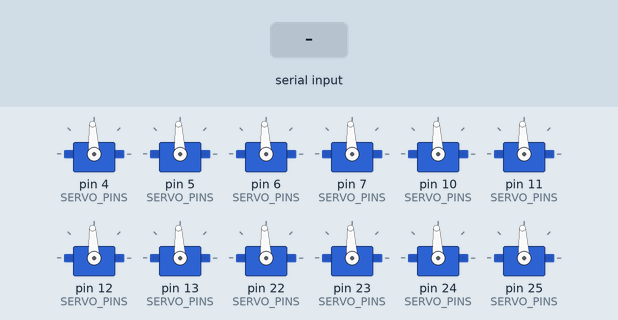
This sketch was run on a simulated Arduino Mega 2560, built with avr-gcc and run on an emulated ATmega2560. Shown: 12 × servo. The test bench sets the inputs (shaded band). What the sketch prints to the serial monitor is not drawn.

Above: at 4.7 s.
4.8 s: "k\n" received over Serial
At 6.5 s:
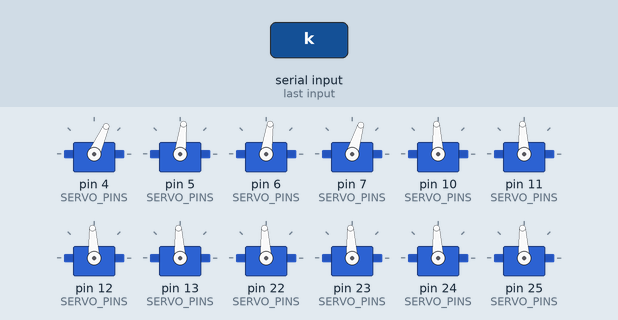
7.8 s: "s\n" received over Serial
At 8.2 s:
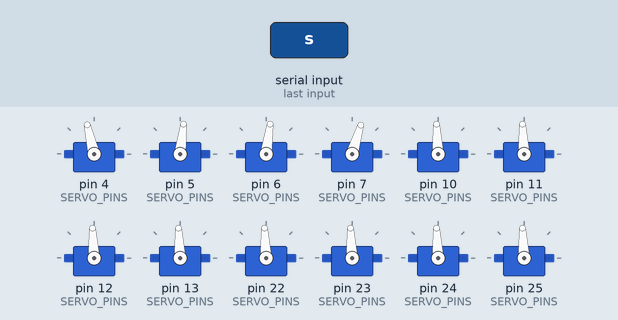
9.3 s: "l\n" received over Serial
At 11.9 s:
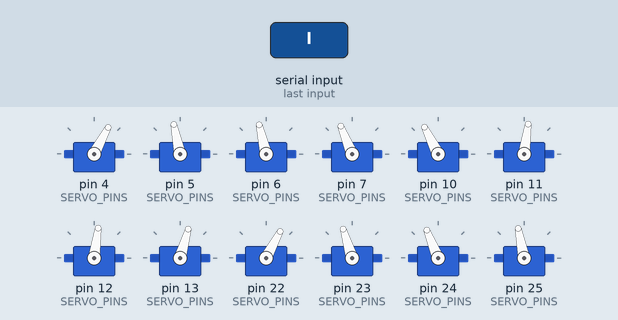
12.2 s: "k\n" received over Serial
At 13.4 s:
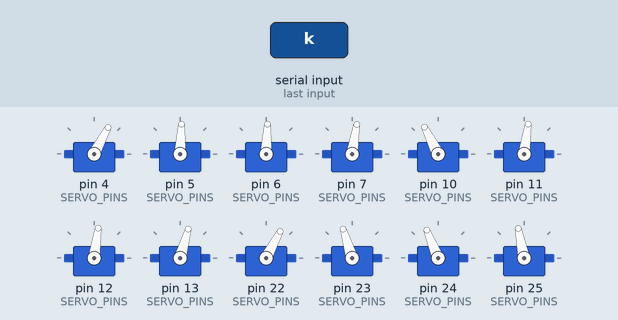
15.2 s: "q\n" received over Serial
At 16.2 s:
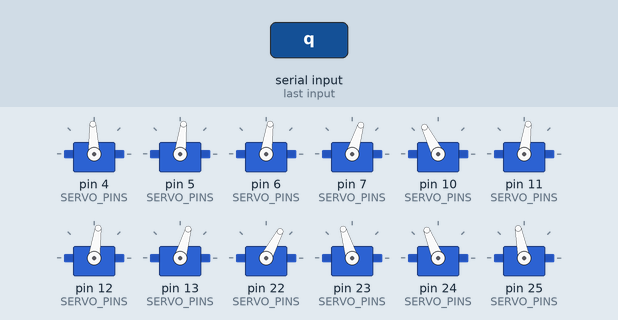
Timing chart, 0 to 17.7 s (numbered marks = the images above; inputs shaded):
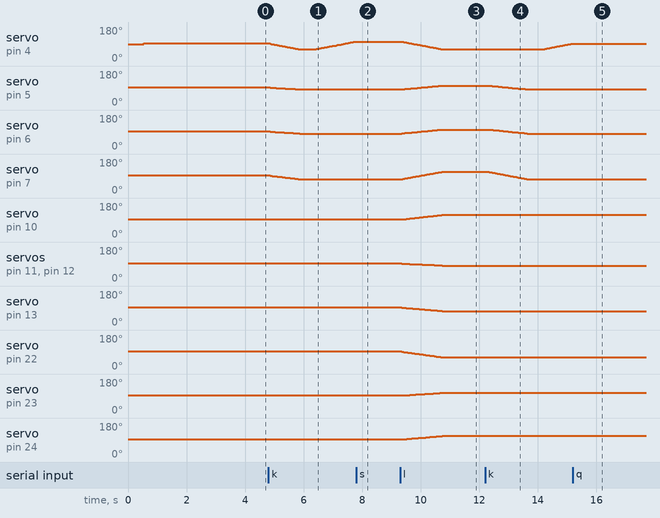

The sketch:

climb4_wall.ino
```cpp
// ============================================================
// 8fly 四机械臂 · 爬墙程序 (climb4_wall.ino) —— 脱机独立版
// ------------------------------------------------------------
// 基于 fan.ino 的串口交互风格重写, 功能与上位机脚本
// climb4_wall_test.py 完全一致: 不再需要树莓派,
// 打开串口监视器 (115200) 发送单键命令即可:
//   l  初始化: 四臂同时到 G1 (低位贴墙), 臂端风扇启动到 1300us 吸附
//   k  开始爬墙循环 (左上->右上->左下->右下->四臂同时向下)
//   s  急停: 停止当前动作/循环, 全部风扇渐弱关闭
//   q  同 s (脚本版是退出, 单片机上等价于急停回到待命)
//   h  帮助
//
// 机械臂引脚 (观察者面对机头方向, 根部->末端 4 个关节):
//   臂1 = 左上: 引脚 4, 5, 6, 7    臂端涵道风扇 = 引脚 8
//   臂2 = 右上: 引脚 10, 11, 12, 13 臂端涵道风扇 = 引脚 9
//   臂3 = 左下: 引脚 22, 23, 24, 25 臂端涵道风扇 = 引脚 26
//   臂4 = 右下: 引脚 28, 29, 30, 31 臂端涵道风扇 = 引脚 27
//
// 步态四组关节角 (度, 根部 -> 末端):
//   G1 = {-30,  10,  10, -20}   低位贴墙 (循环终点"向下"的位置, INIT)
//   G2 = {-30, -10, -10,  20}   低位离墙
//   G3 = { 30, -10, -10,  20}   高位离墙 (抬升)
//   G4 = { 30,  10,  10, -20}   高位贴墙
//
// 臂端涵道风扇联动 (与 climb4_wall_test.py 相同):
//   贴墙到位后 -> 直跳 1200us 启动再补到 1300us 吸附
//   离墙之前   -> 渐弱至 1000us 关闭
//   !!! 升油门不能慢爬: 电调低速蠕动会触发失速保护锁死,
//       必须先直跳到 1200 让电机转起来, 再补到目标 !!!
//
// 循环逻辑 (每轮):
//   Step 1: 左上(臂1) 风扇关 -> 离墙(G2) -> 抬升(G3) -> 贴墙(G4) -> 风扇吸附
//   Step 2: 右上(臂2) 同上
//   Step 3: 左下(臂3) 同上
//   Step 4: 右下(臂4) 同上
//   Step 5: 四个臂同时向下 (G4 -> G1), 风扇保持吸附
//
// 适用板卡: Arduino Mega 2560
// ============================================================

#include <Servo.h>

// ============================================================
// 机械臂数量与编号 (数组下标 1-based, 下标 0 闲置)
// ============================================================
#define ARM_COUNT 4

// 当前实时 PWM 值
float SERVO_PWM[ARM_COUNT + 1][4] = {
  {1500, 1500, 1500, 1500},   // 下标0 闲置
  {1500, 1500, 1500, 1500},   // Arm1 左上
  {1500, 1500, 1500, 1500},   // Arm2 右上
  {1500, 1500, 1500, 1500},   // Arm3 左下
  {1500, 1500, 1500, 1500},   // Arm4 右下
};

// ============================================================
// 舵机校准数据 (三点标定法) —— 与 arm_config.h 保持一致
// !!! 臂3(左下)/臂4(右下) 的标定值目前是占位值 (复制自臂1/臂2),
//     装车后必须重新做三点标定 !!!
// ============================================================
const float SERVO_CALIB_ZERO[ARM_COUNT + 1][4] = {
  {1500, 1500, 1500, 1500},
  {1500, 1500, 1500, 1500},   // Arm1 左上
  {1450, 1500, 1500, 1500},   // Arm2 右上
  {1500, 1550, 1600, 1400},   // Arm3 左下 (占位=Arm1, 待标定)
  {1450, 1550, 1500, 1500},   // Arm4 右下 (占位=Arm2, 待标定)
};
const float SERVO_CALIB_PLUS90[ARM_COUNT + 1][4] = {
  {1500, 1500, 1500, 1500},
  {2450, 2400, 2450,  600},   // Arm1 左上
  { 550,  550,  550, 2350},   // Arm2 右上
  {2450, 2400, 2450,  550},   // Arm3 左下 (占位=Arm1, 待标定)
  { 550,  650,  550, 2400},   // Arm4 右下 (占位=Arm2, 待标定)
};

// 角度限位 (运动学角度, 单位: 度), 四臂一致
const float SERVO_ANGLE_MIN[4] = { -60, -30, -30, -75 };
const float SERVO_ANGLE_MAX[4] = {  60,  75,  75,  75 };

// 引脚绑定
const uint8_t SERVO_PINS[ARM_COUNT + 1][4] = {
  { 0,  0,  0,  0},
  { 4,  5,  6,  7},           // Arm1 左上
  {10, 11, 12, 13},           // Arm2 右上
  {22, 23, 24, 25},           // Arm3 左下
  {28, 29, 30, 31},           // Arm4 右下
};

Servo servos[ARM_COUNT + 1][4];   // [臂号1~4][关节0~3]

// 平滑移动速度 (与固件 arm_main.ino 一致)
#define SPEED_US_PER_SEC 300
#define UPDATE_PERIOD_MS 10

// ============================================================
// 臂端涵道风扇 (ESC): 臂1=引脚8 臂2=引脚9 臂3=引脚26 臂4=引脚27
// ============================================================
const uint8_t FAN_ESC_PIN[ARM_COUNT + 1] = { 0, 8, 9, 26, 40 };
const int FAN_THROTTLE_MIN  = 1000;   // 关闭
const int FAN_THROTTLE_MAX  = 2000;
const int TIP_FAN_ATTACH    = 1100;   // 贴墙吸附目标油门 (us)
const int TIP_FAN_START     = 1020;   // 电调启动油门 (直跳, 低于此值可能锁死)
const unsigned long TIP_FAN_START_HOLD_MS = 300;   // 启动油门保持时间
const int TIP_FAN_STEP      = 50;     // 降油门渐变每步 -50us
const unsigned long TIP_FAN_INTERVAL_MS = 100;     // 降油门每步间隔

Servo fanEsc[ARM_COUNT + 1];                       // 下标 1~4 = 臂1~臂4
int   fanCur[ARM_COUNT + 1] = {0, 1000, 1000, 1000, 1000};   // 各臂风扇当前油门

// ============================================================
// 步态关节角 (度, 根部 -> 末端, 4 个角全部下发)
// ============================================================
const float G1_DOWN_ATTACH[4] = {-30.0,  10.0,  10.0, -20.0};   // 低位贴墙 (INIT)
const float G2_DOWN_DETACH[4] = {-30.0, -10.0, -10.0,  20.0};   // 低位离墙
const float G3_UP_DETACH[4]   = { 30.0, -10.0, -10.0,  20.0};   // 高位离墙 (抬升)
const float G4_UP_ATTACH[4]   = { 30.0,  10.0,  10.0, -20.0};   // 高位贴墙

// 四臂定义: (协议臂号, 中文名) —— 循环动作顺序
const char* ARM_NAME[ARM_COUNT + 1] = {"", "左上", "右上", "左下", "右下"};

// ============================================================
// 时序参数 (与 climb4_wall_test.py 一致)
// ============================================================
const unsigned long MOVE_SETTLE_MS  = 500;    // 每段移动到位后的稳定等待
const unsigned long STEP_SETTLE_MS  = 1000;   // 每个臂完成动作后的等待
const unsigned long CYCLE_SETTLE_MS = 1000;   // 每轮循环结束后的等待
const int  MAX_CYCLES = 0;                    // 循环次数, 0 = 无限 (直到按 s/q)

// ============================================================
// 控制标志
// ============================================================
volatile bool stopFlag = false;   // s/q 急停: 中断当前动作/循环
bool loopActive = false;          // 爬墙循环进行中

// ============================================================
// 角度 -> PWM (三点标定, 方向蕴含在 plus90-zero 符号中)
// ============================================================
float Angle_to_PWM(float angle, short arm, short joint) {
    float clamped = constrain(angle, SERVO_ANGLE_MIN[joint], SERVO_ANGLE_MAX[joint]);
    if (clamped != angle) {
        Serial.print(F("⚠ 臂")); Serial.print(arm);
        Serial.print(F(" 关节")); Serial.print(joint + 1);
        Serial.print(F(" 角度 ")); Serial.print(angle);
        Serial.print(F(" 超限, 已钳位到 ")); Serial.println(clamped);
    }
    return clamped * (SERVO_CALIB_PLUS90[arm][joint] - SERVO_CALIB_ZERO[arm][joint])
           / 90.0 + SERVO_CALIB_ZERO[arm][joint];
}

// ============================================================
// 串口急停检查: 在阻塞动作中调用, 收到 s/q 置 stopFlag
// ============================================================
void pollStopKey() {
    while (Serial.available()) {
        char c = tolower(Serial.read());
        if (c == 's' || c == 'q') {
            Serial.print(F("\n>>> 收到急停指令 '"));
            Serial.print(c); Serial.println(F("'"));
            stopFlag = true;
        }
        // 动作期间忽略其它键 (l/k 需等当前动作结束后再按)
    }
}

// 可被打断的延时, 被打断返回 false
bool delayInterruptible(unsigned long ms) {
    unsigned long t0 = millis();
    while (millis() - t0 < ms) {
        pollStopKey();
        if (stopFlag) return false;
        delay(10);
    }
    return true;
}

// ============================================================
// 平滑移动 (阻塞, 可被 s/q 打断)
// 同步插补: 所有参与的关节按同一时间进度走, 同时开始同时到达;
// 整体速度由路程最长的关节决定 (不超过 SPEED_US_PER_SEC)
// armMask: 位掩码, bit0=臂1 ... bit3=臂4 (如 0b1111 = 四臂同时)
// 返回 true = 到位; false = 被急停打断
// ============================================================
bool smoothMove(const float angles[4], uint8_t armMask) {
    float startPwm[ARM_COUNT + 1][4];
    float targetPwm[ARM_COUNT + 1][4];
    float maxDist = 0;

    for (short a = 1; a <= ARM_COUNT; a++) {
        if (!(armMask & (1 << (a - 1)))) continue;
        for (short j = 0; j < 4; j++) {
            startPwm[a][j]  = SERVO_PWM[a][j];
            targetPwm[a][j] = Angle_to_PWM(angles[j], a, j);
            float d = fabs(targetPwm[a][j] - startPwm[a][j]);
            if (d > maxDist) maxDist = d;
        }
    }

    unsigned long duration = (unsigned long)(maxDist / SPEED_US_PER_SEC * 1000.0f);
    unsigned long t0 = millis();
    unsigned long lastUpdate = 0;

    while (true) {
        pollStopKey();
        if (stopFlag) return false;

        unsigned long now = millis();
        float t = (duration == 0) ? 1.0f : (float)(now - t0) / duration;
        if (t >= 1.0f) t = 1.0f;

        if (now - lastUpdate >= UPDATE_PERIOD_MS || t >= 1.0f) {
            lastUpdate = now;
            for (short a = 1; a <= ARM_COUNT; a++) {
                if (!(armMask & (1 << (a - 1)))) continue;
                for (short j = 0; j < 4; j++) {
                    SERVO_PWM[a][j] = startPwm[a][j] + (targetPwm[a][j] - startPwm[a][j]) * t;
                    servos[a][j].writeMicroseconds(SERVO_PWM[a][j]);
                }
            }
        }
        if (t >= 1.0f) break;
    }
    return true;
}

bool moveOneArm(short arm, const float angles[4]) {
    return smoothMove(angles, 1 << (arm - 1));
}

bool moveAllArms(const float angles[4]) {
    return smoothMove(angles, 0b1111);
}

// ============================================================
// 臂端涵道风扇渐变 (阻塞, 可被打断)
// 升油门: 先直跳 TIP_FAN_START 让电机转起来, 再补到 target
//         (慢爬会触发电调失速保护锁死: 渐变不转/直跳能转)
// 降油门: 渐变至 target (电机已在转, 无失速问题, 缓慢降更平顺)
// ============================================================
bool tipFanRamp(short arm, int target) {
    target = constrain(target, FAN_THROTTLE_MIN, FAN_THROTTLE_MAX);
    int cur = fanCur[arm];
    if (cur == target) return true;

    if (target > cur) {
        // ---- 升油门: 直跳启动油门 -> 补到目标 ----
        if (cur < TIP_FAN_START) {
            Serial.print(F("  [臂端风扇] 臂")); Serial.print(arm);
            Serial.print(F(" ")); Serial.print(cur);
            Serial.print(F(" -> ")); Serial.print(TIP_FAN_START);
            Serial.println(F("us (直跳启动)"));
            fanEsc[arm].writeMicroseconds(TIP_FAN_START);
            fanCur[arm] = TIP_FAN_START;
            if (!delayInterruptible(TIP_FAN_START_HOLD_MS)) return false;
        }
        if (target != TIP_FAN_START) {
            Serial.print(F("  [臂端风扇] 臂")); Serial.print(arm);
            Serial.print(F(" ")); Serial.print(fanCur[arm]);
            Serial.print(F(" -> ")); Serial.print(target);
            Serial.println(F("us"));
            fanEsc[arm].writeMicroseconds(target);
            fanCur[arm] = target;
        }
        return true;
    }

    // ---- 降油门: 渐变至 target ----
    Serial.print(F("  [臂端风扇] 臂")); Serial.print(arm);
    Serial.print(F(" ")); Serial.print(cur);
    Serial.print(F(" -> ")); Serial.print(target);
    Serial.print(F("us (每 ")); Serial.print(TIP_FAN_INTERVAL_MS);
    Serial.print(F("ms -")); Serial.print(TIP_FAN_STEP);
    Serial.println(F("us)"));
    int t = cur;
    while (t != target) {
        pollStopKey();
        if (stopFlag) return false;
        t -= TIP_FAN_STEP;
        if (t < target) t = target;
        fanEsc[arm].writeMicroseconds(t);
        fanCur[arm] = t;
        if (t != target && !delayInterruptible(TIP_FAN_INTERVAL_MS)) return false;
    }
    return true;
}

// ============================================================
// 急停: 立即停止所有动作, 全部臂端风扇渐弱关闭
// ============================================================
void emergencyStop() {
    Serial.println(F("\n!!! 急停: 停止动作, 关闭全部臂端风扇 !!!"));
    for (short a = 1; a <= ARM_COUNT; a++) {
        // 快速渐弱关闭 (每 5ms -20us, 与固件 fanOff 一致)
        while (fanCur[a] > FAN_THROTTLE_MIN) {
            int t = fanCur[a] - 20;
            if (t < FAN_THROTTLE_MIN) t = FAN_THROTTLE_MIN;
            fanEsc[a].writeMicroseconds(t);
            fanCur[a] = t;
            delay(5);
        }
    }
    Serial.println(F("已停止。输入 'l' 重新初始化, 'k' 重新开始爬墙。"));
}

// ============================================================
// [L 指令] 初始化: 四臂同时到 G1 (低位贴墙), 风扇启动到 1300us 吸附
// ============================================================
void doInit() {
    Serial.println(F("\n=== 执行初始化 (L) ==="));
    Serial.println(F("同时移动 臂1(左上)/臂2(右上)/臂3(左下)/臂4(右下) 至 G1 {-30, 10, 10, -20}"));

    if (moveAllArms(G1_DOWN_ATTACH)) {
        Serial.print(F("✓ 初始化位置到达成功, 臂端风扇启动至 "));
        Serial.print(TIP_FAN_ATTACH);
        Serial.println(F("us 吸附 ..."));
        for (short a = 1; a <= ARM_COUNT; a++) {
            if (!tipFanRamp(a, TIP_FAN_ATTACH)) break;
        }
    } else {
        Serial.println(F("✕ 初始化移动被中断"));
    }
}

// ============================================================
// 单臂爬墙步骤: 风扇渐弱关 -> 离墙(G2) -> 抬升(G3) -> 贴墙(G4) -> 风扇吸附
// 其余三个臂保持不动作为支撑
// ============================================================
bool stepArmLift(short arm) {
    // 0. 离墙前解除吸附: 臂端风扇渐弱至 1000us (关闭)
    if (!tipFanRamp(arm, FAN_THROTTLE_MIN)) return false;

    // 1. 离墙: 低位贴墙(G1) -> 低位离墙(G2)
    Serial.print(F("  [离墙] 臂")); Serial.print(arm);
    Serial.print(F("(")); Serial.print(ARM_NAME[arm]);
    Serial.println(F(") 移动至 G2 {-30, -10, -10, 20}..."));
    if (!moveOneArm(arm, G2_DOWN_DETACH)) return false;
    if (!delayInterruptible(MOVE_SETTLE_MS)) return false;

    // 2. 抬升: 低位离墙(G2) -> 高位离墙(G3)
    Serial.print(F("  [抬升] 臂")); Serial.print(arm);
    Serial.print(F("(")); Serial.print(ARM_NAME[arm]);
    Serial.println(F(") 移动至 G3 {30, -10, -10, 20}..."));
    if (!moveOneArm(arm, G3_UP_DETACH)) return false;
    if (!delayInterruptible(MOVE_SETTLE_MS)) return false;

    // 3. 贴墙: 高位离墙(G3) -> 高位贴墙(G4)
    Serial.print(F("  [贴墙] 臂")); Serial.print(arm);
    Serial.print(F("(")); Serial.print(ARM_NAME[arm]);
    Serial.println(F(") 移动至 G4 {30, 10, 10, -20}..."));
    if (!moveOneArm(arm, G4_UP_ATTACH)) return false;
    if (!delayInterruptible(MOVE_SETTLE_MS)) return false;

    // 4. 贴墙完成: 臂端风扇直跳启动至 1300us 吸附
    if (!tipFanRamp(arm, TIP_FAN_ATTACH)) return false;

    Serial.print(F("  臂")); Serial.print(arm);
    Serial.print(F("(")); Serial.print(ARM_NAME[arm]);
    Serial.print(F(") 完成，等待 ")); Serial.print(STEP_SETTLE_MS / 1000.0);
    Serial.println(F("s ..."));
    return delayInterruptible(STEP_SETTLE_MS);
}

// ============================================================
// [K 指令] 爬墙循环: Step 1~4 依次抬四个臂 -> Step 5 四臂同时向下
// ============================================================
void runLoop() {
    loopActive = true;
    int cycle = 0;

    while (!stopFlag) {
        cycle++;
        Serial.print(F("\n================ [爬墙循环第 "));
        Serial.print(cycle);
        Serial.println(F(" 次] ================"));

        // ---- Step 1~4: 左上 -> 右上 -> 左下 -> 右下 依次 离墙/抬升/贴墙 ----
        for (short step = 1; step <= ARM_COUNT; step++) {
            Serial.print(F("\n--> Step ")); Serial.print(step);
            Serial.print(F(": 臂")); Serial.print(step);
            Serial.print(F("(")); Serial.print(ARM_NAME[step]);
            Serial.println(F(") 离墙 -> 抬升 -> 贴墙"));
            if (!stepArmLift(step)) goto loop_end;
        }

        // ---- Step 5: 四个臂同时向下 (G4 -> G1), 风扇保持吸附 ----
        Serial.println(F("\n--> Step 5: 四个臂同时向下移动至 G1 {-30, 10, 10, -20}"));
        if (!moveAllArms(G1_DOWN_ATTACH)) break;

        Serial.print(F("  Step 5 完成，等待 "));
        Serial.print(CYCLE_SETTLE_MS / 1000.0);
        Serial.println(F("s ..."));
        if (!delayInterruptible(CYCLE_SETTLE_MS)) break;

        if (MAX_CYCLES > 0 && cycle >= MAX_CYCLES) {
            Serial.print(F("\n到达指定循环次数 ("));
            Serial.print(MAX_CYCLES);
            Serial.println(F(")，停止循环"));
            break;
        }
    }

loop_end:
    loopActive = false;
    if (stopFlag) Serial.println(F("循环被急停中断。"));
}

// ============================================================
// 打印帮助
// ============================================================
void printHelp() {
    Serial.println(F("\n────────── 命令列表 ──────────"));
    Serial.println(F(" l  初始化: 四臂同时到 G1 低位贴墙, 风扇渐大吸附"));
    Serial.println(F(" k  开始爬墙循环 (左上->右上->左下->右下->四臂同时向下)"));
    Serial.println(F(" s  急停: 停止动作/循环, 全部风扇渐弱关闭"));
    Serial.println(F(" q  同 s"));
    Serial.println(F(" h  显示本帮助"));
    Serial.println(F("──────────────────────────────"));
    Serial.println(F("步态: G1低位贴墙 -> G2低位离墙 -> G3高位离墙 -> G4高位贴墙 -> 四臂同时回G1"));
    Serial.println(F("风扇: 贴墙直跳1200再补到1300吸附 / 离墙渐弱至1000关闭"));
}

// ============================================================
// 初始化
// ============================================================
void setup() {
    Serial.begin(115200);
    delay(500);

    Serial.println(F("\n╔══════════════════════════════════════╗"));
    Serial.println(F("║   8fly 四机械臂 · 爬墙程序 v1.0     ║"));
    Serial.println(F("║   板卡: Arduino Mega 2560 (脱机版)  ║"));
    Serial.println(F("╚══════════════════════════════════════╝"));
    Serial.println(F("臂号: 1=左上 2=右上 3=左下 4=右下 (臂端风扇: 8/9/26/27)"));

    // ---- 舵机挂载, 先写到中位 ----
    for (short a = 1; a <= ARM_COUNT; a++) {
        for (short j = 0; j < 4; j++) {
            servos[a][j].attach(SERVO_PINS[a][j]);
            servos[a][j].writeMicroseconds(SERVO_PWM[a][j]);
        }
    }

    // ---- 臂端涵道风扇 ESC 挂载, 先发最低油门让电调完成解锁 ----
    for (short a = 1; a <= ARM_COUNT; a++) {
        fanEsc[a].attach(FAN_ESC_PIN[a]);
        fanEsc[a].writeMicroseconds(FAN_THROTTLE_MIN);
        fanCur[a] = FAN_THROTTLE_MIN;
    }
    Serial.println(F("→ 发送解锁信号 (全部风扇最低油门 1000us)..."));
    delay(3000);   // 等电调完成上电自检/解锁

    Serial.println(F("→ 就绪! 输入 'h' 查看命令列表。"));
    printHelp();
}

// ============================================================
// 主循环: 单键命令 (串口监视器发送, 无需回车符也兼容)
// ============================================================
void loop() {
    if (Serial.available()) {
        char c = tolower(Serial.read());

        switch (c) {
            case 'l':
                Serial.println(F("\n>>> 收到初始化指令 'l'"));
                stopFlag = false;   // 清除上次急停残留, 允许新动作
                doInit();
                break;

            case 'k':
                Serial.println(F("\n>>> 收到循环启动指令 'k'"));
                if (loopActive) {
                    Serial.println(F("循环正在进行中，如需重启请先按 's' 急停。"));
                } else {
                    stopFlag = false;
                    runLoop();
                }
                break;

            case 's':
            case 'q':
                stopFlag = true;
                emergencyStop();
                break;

            case 'h':
                printHelp();
                break;

            case '\n':
            case '\r':
            case ' ':
                break;   // 忽略换行/空格

            default:
                Serial.print(F("⚠ 未知命令: "));
                Serial.println(c);
                Serial.println(F("  输入 'h' 查看命令列表"));
                break;
        }
    }
}
```

Measured:
- after the input at 4.8 s, servo on pin 5 (SERVO_PINS): moves from 93° to 83° over 0.96 s, starting after 0.05 s; servo on pin 6 (SERVO_PINS): moves from 93° to 82° over 1.0 s, starting after 0.05 s; servo on pin 7 (SERVO_PINS): moves from 93° to 73° over 1.0 s, starting after 0.05 s
- after the input at 7.8 s, servo on pin 4 (SERVO_PINS): stays 103° (without the input it goes to 104° after 0.01 s); servo on pin 5 (SERVO_PINS): stays 83° (without the input it goes to 84° after 1.2 s)
- after the input at 9.3 s, servo on pin 4 (SERVO_PINS): moves from 103° to 62° over 1.4 s, starting after 0.05 s; servo on pin 5 (SERVO_PINS): moves from 83° to 102° over 1.3 s, starting after 0.05 s
- after the input at 12.2 s, servo on pin 4 (SERVO_PINS): moves from 62° to 92° over 1.0 s, starting after 2.0 s; servo on pin 5 (SERVO_PINS): moves from 102° to 83° over 1.2 s, starting after 0.17 s
- after the input at 15.2 s, servo on pin 4 (SERVO_PINS): stays 92° (without the input it goes to 93° after 0.00 s); servo on pin 5 (SERVO_PINS): stays 83° (without the input it goes to 84° after 1.6 s)
